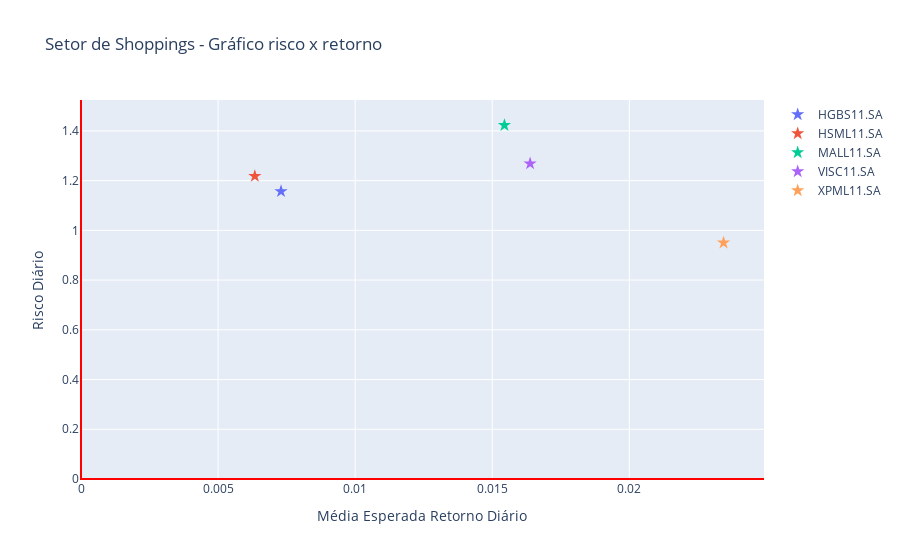

Source (notebook cell):
### Code cell
# Relação risco-retorno
plot_risk_return(ticker=lst_ticker_fii_shopping, setor='Shoppings')

### Figure 1 — Plotly figure (JSON) as saved in the notebook; plotly's stock layout.template omitted (floating-point values rounded to 4 significant figures)
{"data": [{"marker": {"size": 10, "symbol": "star"}, "mode": "markers", "name": "HGBS11.SA", "type": "scatter", "x": [0.007296], "y": [1.157]}, {"marker": {"size": 10, "symbol": "star"}, "mode": "markers", "name": "HSML11.SA", "type": "scatter", "x": [0.00634], "y": [1.218]}, {"marker": {"size": 10, "symbol": "star"}, "mode": "markers", "name": "MALL11.SA", "type": "scatter", "x": [0.01544], "y": [1.423]}, {"marker": {"size": 10, "symbol": "star"}, "mode": "markers", "name": "VISC11.SA", "type": "scatter", "x": [0.01638], "y": [1.268]}, {"marker": {"size": 10, "symbol": "star"}, "mode": "markers", "name": "XPML11.SA", "type": "scatter", "x": [0.02344], "y": [0.9503]}], "layout": {"shapes": [{"line": {"color": "red", "width": 2}, "type": "line", "x0": 0, "x1": 1, "xref": "x domain", "y0": 0, "y1": 0, "yref": "y"}, {"line": {"color": "red", "width": 2}, "type": "line", "x0": 0, "x1": 0, "xref": "x", "y0": 0, "y1": 1, "yref": "y domain"}], "showlegend": true, "title": {"text": "Setor de Shoppings - Gráfico risco x retorno"}, "xaxis": {"title": {"text": "Média Esperada Retorno Diário"}}, "yaxis": {"title": {"text": "Risco Diário"}}}}
